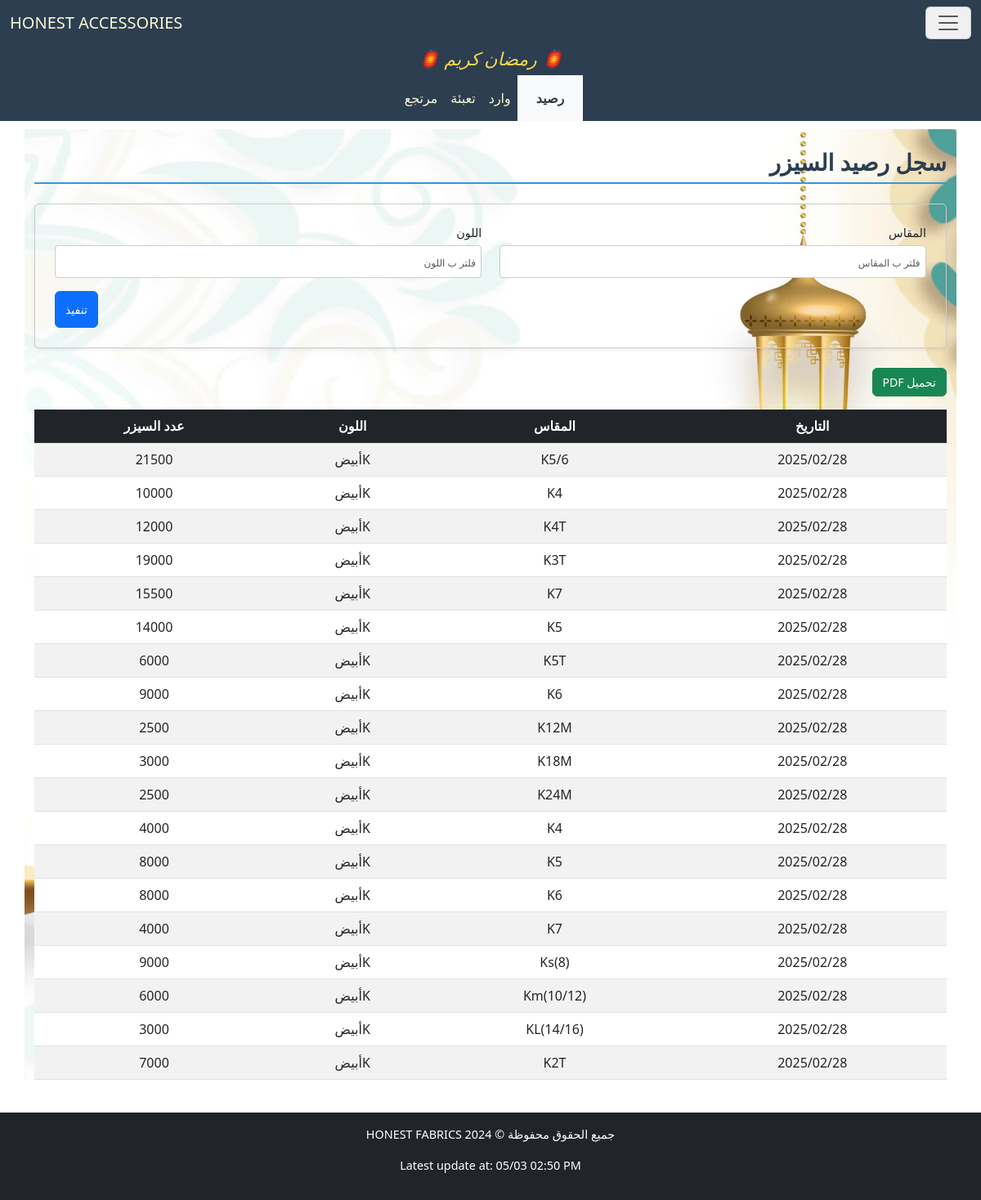
Page /accessories/SizerStock/ on the committed database.
### accessories/models.py (models this page shows)
class BaseModel(models.Model):
    date = models.DateField("التاريخ", null=True, blank=True)
    class Meta:
        abstract = True

class SizerBaseModel(IDBaseModel):
    size = models.CharField("المقاس", max_length=255, null=True, blank=True)
    color = models.CharField("اللون", max_length=255, null=True, blank=True)
    sizer_count = models.IntegerField("عدد السيزر", null=True, blank=True)
    class Meta:
        abstract = True

class SizerStock(BaseModel, SizerBaseModel):
    pass

### accessories/views.py (the view)
# urls.py: path('SizerStock/', SizerStockView.as_view(), name='SizerStockView'),
class SizerStockView(FilterableListView):
    template_name = "accessories/SizerStock.html"
    model = SizerStock
    filter_fields = ['size', 'color']
    columns = ["التاريخ","المقاس","اللون","عدد السيزر"]

### accessories/views.py (called while the page is built)
    def get_queryset(self):
        queryset = super().get_queryset()
        filters = Q()
        for field in self.filter_fields:
            filter_value = self.request.GET.get(field)
            if filter_value:
                filters &= Q(**{f"{field}__icontains": filter_value})
        filtered_queryset = queryset.filter(filters)
        try:
            filtered_queryset = filtered_queryset.order_by('-date')
        except:
            pass
        return filtered_queryset

    def get_context_data(self, **kwargs):
        context = super().get_context_data(**kwargs)
        update = Updates.objects.all().order_by('-date').first()
        context['update'] = localtime(update.date).strftime("%d/%m %I:%M %p") if update and update.date else None
        context['columns'] = self.columns
        model_meta = self.model._meta
        context['filter_fields'] = [
            {
                'field_name': field,
                'verbose_name': model_meta.get_field(field).verbose_name,
                'value': self.request.GET.get(field) or "",
            }
            for field in self.filter_fields
        ]
        return context

### accessories/templates/accessories/SizerStock.html (shortened to what this page needs)
{% extends "accessories/layout.html" %}
{% load static %}
{% block home_page %}
<a class="navbar-brand" href="{% url 'CartonSuppliesView' %}">HONEST ACCESSORIES</a>
{% endblock %}
{% block navbar_links_small %}
<li class="p-2 nav-item nav_link_active">
    <a class="nav-link" aria-current="page" href="{% url 'SizerStockView' %}">رصيد</a>
</li>
<li class="p-2 nav-item">
    <a class="nav-link active" aria-current="page" href="{% url 'SizerSuppliesView' %}">وارد</a>
</li>
<li class="p-2 nav-item">
    <a class="nav-link active" aria-current="page" href="{% url 'PackagingSizerView' %}">تعبئة</a>
</li>
<li class="p-2 nav-item">
    <a class="nav-link active" aria-current="page" href="{% url 'ReturnSizerView' %}">مرتجع</a>
</li>
{% endblock %}
{% block body %}
    <h2 class="section-title pt-4">سجل رصيد السيزر</h2>
    <form method="get" class="filter-form-flex mb-4 p-4 rounded shadow-sm">
        {% for filter_field in filter_fields %}
        <div class="form-group mb-3">
            <label for="filter_{{ forloop.counter }}" class="form-label">{{ filter_field.verbose_name }}</label>
            <input type="text" id="filter_{{ forloop.counter }}" name="{{ filter_field.field_name }}"
                   placeholder="فلتر ب {{ filter_field.verbose_name }}"
                   class="form-control"
                   value="{{ filter_field.value }}">
        </div>
        {% endfor %}
        <div class="submit-container">
            <button type="submit" class="btn btn-primary submit-btn">تنفيذ</button>
        </div>
    </form>
    <button onclick="generatePDF()" class="btn btn-success mb-3">تحميل PDF</button>
    <div style="overflow-y: auto; max-height: 70vh; position: relative;" class="table-responsive mb-4">
        <table id="data-table" class="table table-striped">
            <thead class="table-dark">
                <tr>
                    <th style="position: sticky; top: 0;" >التاريخ</th>
                    <th style="position: sticky; top: 0;" >المقاس</th>
                    <th style="position: sticky; top: 0;" >اللون</th>
                    <th style="position: sticky; top: 0;" >عدد السيزر</th>
                </tr>
            </thead>
            <tbody>
                {% for model in models %}
                <tr>
                    <td>{{ model.date|date:"Y/m/d" }}</td>
                    <td>{{ model.size }}</td>
                    <td>{{ model.color }}</td>
                    <td>{{ model.sizer_count }}</td>
                </tr>
                {% empty %}
                <tr>
                    <td colspan="4" class="text-center">لا يوجد عناصر</td>
                </tr>
                {% endfor %}
            </tbody>
        </table>
    </div>
{% endblock body %}

### cloth/static/cloth/styles.css (style rules this page uses)
:root { --primary-color: #3498db; --light-blue: #3db1ff5e; --secondary-color: #2c3e50; --success-color: #2ecc71; --danger-color: #e74c3c; --warning-color: #f1c40f; --light-bg: #f8f9fa; --dark-bg: #343a40; --light-text: lightgoldenrodyellow; --golden-text: rgb(255, 255, 0); --border-color: #dee2e6; --white-color: #ffffff; }
*, *::before, *::after { box-sizing: border-box; }
ul, div { padding: 0; margin: 0; }
body { background-color: var(--light-bg); margin-inline: 0; font-family: 'Segoe UI', Tahoma, Geneva, Verdana, sans-serif; line-height: 1.6; font-size: 16px; }
#navbar, #navbar a, #navbar-menu-body, #navbar-menu-body a { color: var(--light-text); }
.section-title { color: var(--secondary-color); border-bottom: 2px solid var(--primary-color); padding-bottom: 0.5rem; margin-bottom: 1.5rem; font-weight: bold; }
.table { border-collapse: separate; border-spacing: 0; border-radius: 8px; width: 100%; }
.table th, .table td { text-align: center; vertical-align: middle; padding: 10px; }
.table-striped tbody tr:nth-of-type(odd) { background-color: var(--light-bg); }
.table-dark th { background-color: var(--secondary-color); color: var(--light-text); }
.table-responsive { overflow-x: auto; }
.table-responsive table th, .table-responsive table td { white-space: nowrap; min-width: fit-content; }
.table-responsive table { width: 100%; table-layout: auto; }
.filter-form-flex { display: flex; flex-wrap: wrap; padding: 1rem; border: 1px solid #ccc; border-radius: 8px; justify-content: space-between; column-gap: 2px; direction: rtl; }
.filter-form-flex .form-group { display: flex; flex-direction: column; margin-bottom: 5px; width: 49%; }
.filter-form-flex .form-label { font-size: 0.9rem; margin-bottom: 0.25rem; }
.filter-form-flex .form-control { border: 1px solid #ccc; border-radius: 4px; padding: 0.4rem; font-size: 0.9rem; }
.filter-form-flex input[type="text"], .filter-form-flex input[type="number"], .filter-form-flex input[type="date"] { width: 100%; height: 40px; }
.submit-container { display: flex; justify-content: flex-end; width: 100%; }
.filter-form-flex .submit-btn { width: auto; height: 45px; font-size: 1rem; }
@media (max-width: 1200px) { body { font-size: 15px; } }
@media (max-width: 1200px) { h4.section-title, h2 { font-size: 28px !important; } }
@media (max-width: 1200px) { p.lead, .oped_details_btn, .btn { font-size: 14px !important; } }
@media (max-width: 1200px) { ::placeholder { font-size: 12px !important; } }
.nav_link_active { background-color: var(--light-bg) !important; }
.nav_link_active a { color: var(--dark-bg) !important; padding-inline: 15px; font-weight: 600; }

### rows in the picture
SizerStock: date "2025/02/28", size "K5/6", color "Kأبيض", sizer_count "21500"
SizerStock: date "2025/02/28", size "K4", color "Kأبيض", sizer_count "10000"
SizerStock: date "2025/02/28", size "K4T", color "Kأبيض", sizer_count "12000"
SizerStock: date "2025/02/28", size "K3T", color "Kأبيض", sizer_count "19000"
SizerStock: date "2025/02/28", size "K7", color "Kأبيض", sizer_count "15500"
SizerStock: date "2025/02/28", size "K5", color "Kأبيض", sizer_count "14000"
SizerStock: date "2025/02/28", size "K5T", color "Kأبيض", sizer_count "6000"
SizerStock: date "2025/02/28", size "K6", color "Kأبيض", sizer_count "9000"
SizerStock: date "2025/02/28", size "K12M", color "Kأبيض", sizer_count "2500"
SizerStock: date "2025/02/28", size "K18M", color "Kأبيض", sizer_count "3000"
SizerStock: date "2025/02/28", size "K24M", color "Kأبيض", sizer_count "2500"
SizerStock: date "2025/02/28", size "K4", color "Kأبيض", sizer_count "4000"
SizerStock: date "2025/02/28", size "K5", color "Kأبيض", sizer_count "8000"
SizerStock: date "2025/02/28", size "K6", color "Kأبيض", sizer_count "8000"
SizerStock: date "2025/02/28", size "K7", color "Kأبيض", sizer_count "4000"
SizerStock: date "2025/02/28", size "Ks(8)", color "Kأبيض", sizer_count "9000"
SizerStock: date "2025/02/28", size "Km(10/12)", color "Kأبيض", sizer_count "6000"
SizerStock: date "2025/02/28", size "KL(14/16)", color "Kأبيض", sizer_count "3000"
SizerStock: date "2025/02/28", size "K2T", color "Kأبيض", sizer_count "7000"

### other values in the picture
{{ filter_field.verbose_name }} "المقاس" "اللون"
{{ update }} "05/03 02:50 PM"
